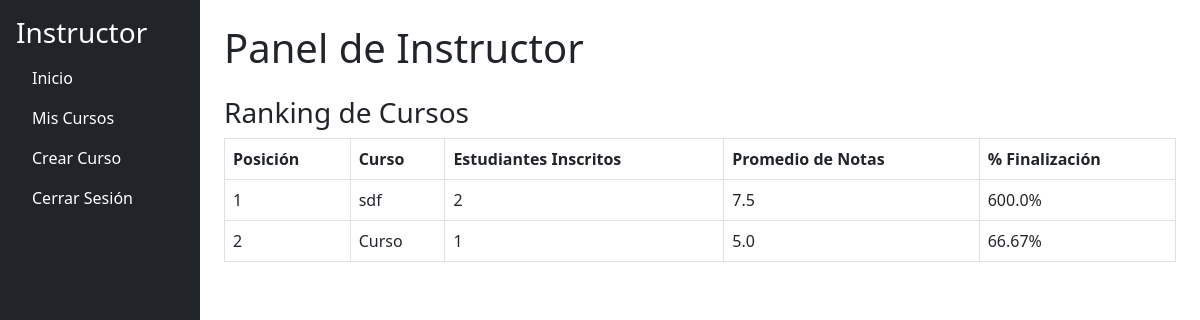
The page /instructor/dashboard (signed in) on the database as committed earlier.
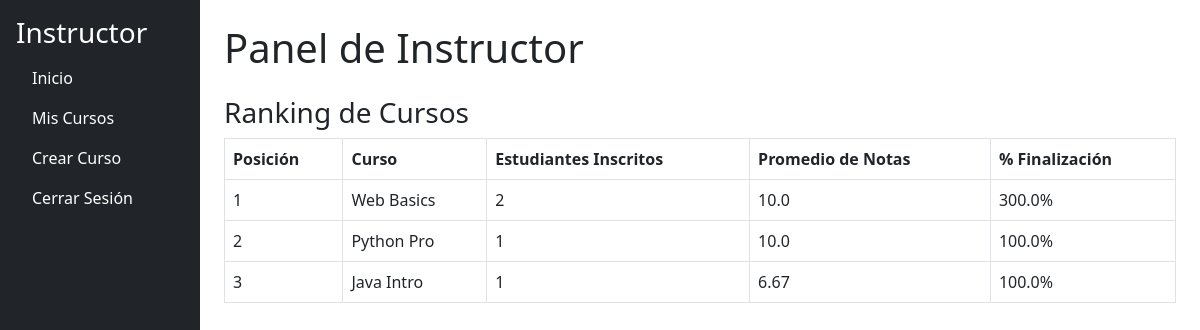
The same page on the database as committed later.
### models.py (models this page shows, shortened)
class Course(db.Model):
    __tablename__ = 'courses'
    id = db.Column(db.Integer, primary_key=True)
    name = db.Column(db.String(200), nullable=False)
    description = db.Column(db.String(500), nullable=False)
    instructor_id = db.Column(db.Integer, db.ForeignKey('users.id'), nullable=False)
    modules = db.relationship('Module', back_populates='course', lazy=True, cascade='all, delete-orphan')
    enrollments = db.relationship(
        'CourseEnrollment', back_populates='course', lazy=True, cascade='all, delete-orphan'
    )
    def get_total_content(self):
        total_content = 0
        for module in self.modules:
            total_content += len(module.content_items)
        return total_content

### app.py (the view)
@app.route('/instructor/dashboard', methods=['GET'])
@login_required
@role_required('instructor')
def instructor_dashboard():
    courses = Course.query.filter_by(instructor_id=current_user.id).all()
    course_metrics = []
    for course in courses:
        total_students = len(course.enrollments)
        total_scores = 0  # Suma de calificaciones
        total_responses = 0  # Total de respuestas evaluadas
        completed_responses = 0  # Total de respuestas completadas
        for enrollment in course.enrollments:  # Iterar sobre las inscripciones
            for response in enrollment.student.responses:  # Iterar sobre las respuestas del estudiante
                if (
                    response.content_item
                    and response.content_item.module
                    and response.content_item.module.course_id == course.id
                ):
                    if response.score is not None:  # Si hay una calificación
                        total_scores += response.score
                        total_responses += 1
                    if response.completed:  # Si la respuesta está completada
                        completed_responses += 1
        average_score = (
            round(total_scores / total_responses, 2) if total_responses > 0 else 0
        )
        total_content = course.get_total_content()  # Total de ítems de contenido
        completion_rate = (
            round((completed_responses / total_content) * 100, 2)
            if total_content > 0 else 0
        )
        course_metrics.append({
            'course': course,
            'total_students': total_students,
            'average_score': average_score,
            'completion_rate': completion_rate
        })
    sorted_courses = sorted(
        course_metrics,
        key=lambda x: (x['total_students'], x['average_score'], x['completion_rate']),
        reverse=True
    )
    return render_template(
        'instructor/instructor_dashboard.html',
        courses=courses,
        course_metrics=sorted_courses
    )

### app.py (called while the page is built)
@login_manager.user_loader
def load_user(user_id):
    return User.query.get(int(user_id))

def role_required(role):
    def decorator(f):
        @wraps(f)
        def decorated_function(*args, **kwargs):
            if not current_user.is_authenticated or current_user.role.name != role:
                abort(403)
            return f(*args, **kwargs)
        return decorated_function
    return decorator

### app/templates/instructor/instructor_dashboard.html (shortened to what this page needs)
{% extends "instructor/base_instructor.html" %}
{% block content %}
<h1 class="mb-4">Panel de Instructor</h1>
{% if course_metrics %}
<div class="mb-4">
    <h3>Ranking de Cursos</h3>
    <table class="table table-bordered">
        <thead>
            <tr>
                <th>Posición</th>
                <th>Curso</th>
                <th>Estudiantes Inscritos</th>
                <th>Promedio de Notas</th>
                <th>% Finalización</th>
            </tr>
        </thead>
        <tbody>
            {% for i, metric in enumerate(course_metrics) %}
            <tr>
                <td>{{ i + 1 }}</td>
                <td>{{ metric.course.name }}</td>
                <td>{{ metric.total_students }}</td>
                <td>{{ metric.average_score }}</td>
                <td>{{ metric.completion_rate }}%</td>
            </tr>
            {% endfor %}
        </tbody>
    </table>
</div>
{% else %}
<p>No hay datos para mostrar en el ranking de cursos.</p>
{% endif %}
{% endblock %}

Rows that differ between the two databases and show on the page:
removed Course: course.name "Curso"
added Course: course.name "Web Basics"
added Course: course.name "Java Intro"
Other text that changed with them:
new list line: "1 2 10.0 300.0 %"
new list line: "2 1 10.0 100.0 %"
new list line: "Python Pro"
new list line: "3 1 6.67 100.0 %"
list line gone: "1 2 7.5 600.0 %"
list line gone: "sdf"
list line gone: "2 1 5.0 66.67 %"
